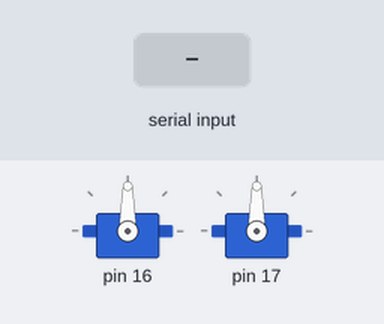
Bench run of a sketch on a simulated Arduino Uno, built with avr-gcc and run on an emulated ATmega328P. On the bench: 2 × servo. The inputs (shaded band) are chosen by the test bench.

Above: at 1.2 s.
1.3 s: "90,45\n" received over Serial
At 2.1 s:
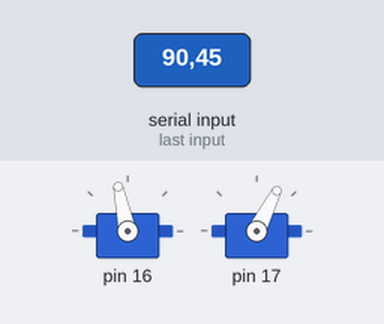
2.8 s: "30,150\n" received over Serial
At 3.3 s:
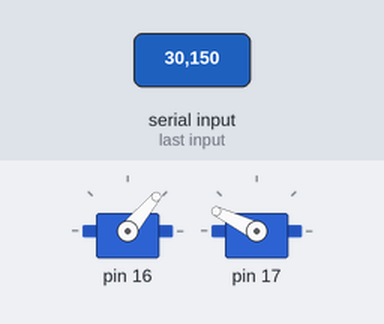
4.3 s: "1,90\n" received over Serial
At 5.6 s:
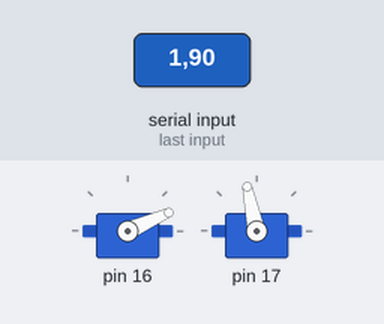
Timing chart, 0 to 7.3 s (numbered marks = the images above; inputs shaded):
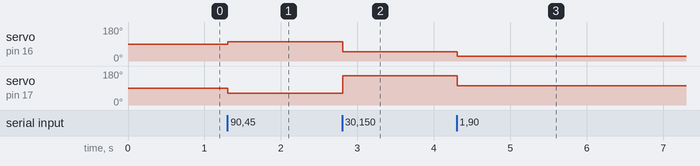

The sketch:

Scara.ino
```cpp
#include <Servo.h>


Servo ServoM[2];
int Angle[2] = { 0, 0 };

typedef struct
{
  int Min;
  int Max;
} SERVO_LIMIT_OBJ;


SERVO_LIMIT_OBJ  Servo_LimitTbl[2] =
{ { 24, 180 },
  { 24, 180 }
};


int Servo_GetAngle( int Ch, int Degree )
{
  int Angle;

  if( Degree < 0 )
  {
    Degree = 0;
  }

  if( Degree > 180 )
  {
    Degree = 180;
  }

  Angle  = Degree * (Servo_LimitTbl[Ch].Max-Servo_LimitTbl[Ch].Min) / 180;
  Angle += Servo_LimitTbl[Ch].Min;

  return Angle;
}


void setup()
{
   ServoM[0].attach(16);  //PC0 - Servomotor
   ServoM[1].attach(17);

   Serial.begin(9600);
}


void loop()
{
   //ServoM[1].write(Servo_GetAngle(1, 90));

  //Serial.println(170);
  //delay(100);
  while (Serial.available() > 0)
  {
    // look for the next valid integer in the incoming serial stream:
    Angle[0] = Serial.parseInt();
    Angle[1] = Serial.parseInt();

    if (Serial.read() == '\n')
    {
      ServoM[0].write( Servo_GetAngle(0, Angle[0]));
      ServoM[1].write( Servo_GetAngle(1, Angle[1]));
    }
  }
}
```

Measured:
- after the input at 1.3 s, servo on pin 16: 90° → 102° at once; servo on pin 17: 90° → 63° at once
- after the input at 2.8 s, servo on pin 16: 102° → 50° at once; servo on pin 17: 63° → 154° at once
- after the input at 4.3 s, servo on pin 16: 50° → 24° at once; servo on pin 17: 154° → 102° at once
